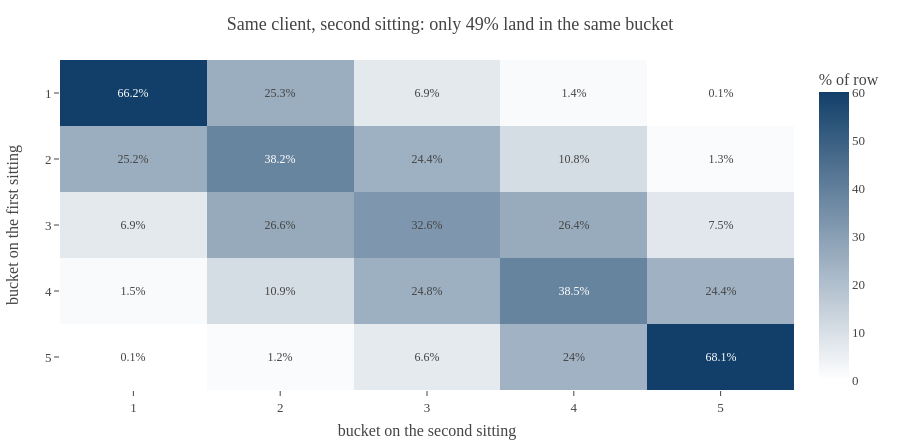

Source (notebook cell):
### Code cell
conf = pd.crosstab(bucket_calib, bucket_2, normalize='index') * 100
conf = conf.reindex(index=range(1, 6), columns=range(1, 6)).fillna(0)

fig = go.Figure(go.Heatmap(
    z=conf.values, x=[f"{i}" for i in range(1, 6)], y=[f"{i}" for i in range(1, 6)],
    colorscale=[[0, 'white'], [1, NAVY]], zmin=0, zmax=60,
    text=np.round(conf.values, 1), texttemplate='%{text}%',
    textfont=dict(size=12), colorbar=dict(title='% of row'),
    hovertemplate='first sitting %{y} -> second sitting %{x}<br>%{z:.1f}% of that group<extra></extra>'))
fig.update_layout(template=TEMPLATE, height=440,
                  title_text=f'Same client, second sitting: only {agreement:.0%} land in the same bucket',
                  xaxis_title='bucket on the second sitting',
                  yaxis_title='bucket on the first sitting',
                  yaxis=dict(autorange='reversed'))
fig.show()

### Figure 1 — Plotly figure (JSON) as saved in the notebook; plotly's stock layout.template omitted (floating-point values rounded to 4 significant figures)
{"data": [{"colorbar": {"title": {"text": "% of row"}}, "colorscale": [[0, "white"], [1, "#123F69"]], "hovertemplate": "first sitting %{y} -> second sitting %{x}<br>%{z:.1f}% of that group<extra></extra>", "text": [[66.2, 25.3, 6.9, 1.4, 0.1], [25.2, 38.2, 24.4, 10.8, 1.3], [6.9, 26.6, 32.6, 26.4, 7.5], [1.5, 10.9, 24.8, 38.5, 24.4], [0.1, 1.2, 6.6, 24.0, 68.1]], "textfont": {"size": 12}, "texttemplate": "%{text}%", "type": "heatmap", "x": ["1", "2", "3", "4", "5"], "y": ["1", "2", "3", "4", "5"], "z": [[66.21, 25.34, 6.921, 1.432, 0.1014], [25.24, 38.21, 24.44, 10.78, 1.332], [6.892, 26.62, 32.58, 26.39, 7.505], [1.519, 10.88, 24.77, 38.46, 24.37], [0.09913, 1.19, 6.58, 24.0, 68.13]], "zmax": 60, "zmin": 0}], "layout": {"height": 440, "title": {"text": "Same client, second sitting: only 49% land in the same bucket"}, "xaxis": {"title": {"text": "bucket on the second sitting"}}, "yaxis": {"autorange": "reversed", "title": {"text": "bucket on the first sitting"}}}}
